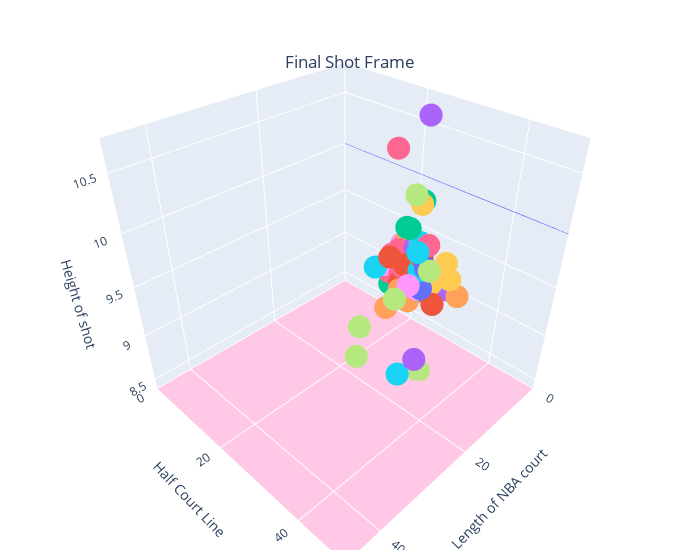

Write notebook code for a chart like this one.
### Code cell
fig = px.scatter_3d(final[0:100], x='x', y='y', z='z',
              color='id')
fig.update_layout(
    scene = dict(
        xaxis = dict(nticks=4, range=[0,94/2],),
                     yaxis = dict(nticks=4, range=[0,50],),
                    zaxis=dict(backgroundcolor="rgb(300, 200, 230)",
                         gridcolor="white",
                         showbackground=True,
                         zerolinecolor="white",),
                     xaxis_title='Length of NBA court',
                    yaxis_title='Half Court Line',
                    zaxis_title='Height of shot'),
    showlegend=False,
    title={
        'text': "Final Shot Frame",
        'y':0.9,
        'x':0.5,
        'xanchor': 'center',
        'yanchor': 'top'},
    width=700,
    margin=dict(r=20, l=10, b=10, t=10))
fig.add_scatter3d(x=np.zeros(50), y=np.linspace(0,50,50), z=np.ones(50)*10, mode='lines', name='Location of hoop',hovertemplate="H") 
fig.show()

### Figure 1 — Plotly figure (JSON) as saved in the notebook; plotly's stock layout.template omitted (floating-point values rounded to 4 significant figures)
{"data": [{"hovertemplate": "id=0021500001_102<br>x=%{x}<br>y=%{y}<br>z=%{z}<extra></extra>", "legendgroup": "0021500001_102", "marker": {"color": "#636efa", "symbol": "circle"}, "mode": "markers", "name": "0021500001_102", "scene": "scene", "showlegend": true, "type": "scatter3d", "x": [5.167], "y": [21.86], "z": [9.371]}, {"hovertemplate": "id=0021500001_105<br>x=%{x}<br>y=%{y}<br>z=%{z}<extra></extra>", "legendgroup": "0021500001_105", "marker": {"color": "#EF553B", "symbol": "circle"}, "mode": "markers", "name": "0021500001_105", "scene": "scene", "showlegend": true, "type": "scatter3d", "x": [4.79], "y": [25.23], "z": [9.262]}, {"hovertemplate": "id=0021500001_106<br>x=%{x}<br>y=%{y}<br>z=%{z}<extra></extra>", "legendgroup": "0021500001_106", "marker": {"color": "#00cc96", "symbol": "circle"}, "mode": "markers", "name": "0021500001_106", "scene": "scene", "showlegend": true, "type": "scatter3d", "x": [9.125], "y": [25.8], "z": [9.759]}, {"hovertemplate": "id=0021500001_110<br>x=%{x}<br>y=%{y}<br>z=%{z}<extra></extra>", "legendgroup": "0021500001_110", "marker": {"color": "#ab63fa", "symbol": "circle"}, "mode": "markers", "name": "0021500001_110", "scene": "scene", "showlegend": true, "type": "scatter3d", "x": [7.082], "y": [24.0], "z": [9.012]}, {"hovertemplate": "id=0021500001_114<br>x=%{x}<br>y=%{y}<br>z=%{z}<extra></extra>", "legendgroup": "0021500001_114", "marker": {"color": "#FFA15A", "symbol": "circle"}, "mode": "markers", "name": "0021500001_114", "scene": "scene", "showlegend": true, "type": "scatter3d", "x": [4.935], "y": [24.56], "z": [9.389]}, {"hovertemplate": "id=0021500001_125<br>x=%{x}<br>y=%{y}<br>z=%{z}<extra></extra>", "legendgroup": "0021500001_125", "marker": {"color": "#19d3f3", "symbol": "circle"}, "mode": "markers", "name": "0021500001_125", "scene": "scene", "showlegend": true, "type": "scatter3d", "x": [8.29], "y": [27.19], "z": [9.531]}, {"hovertemplate": "id=0021500001_132<br>x=%{x}<br>y=%{y}<br>z=%{z}<extra></extra>", "legendgroup": "0021500001_132", "marker": {"color": "#FF6692", "symbol": "circle"}, "mode": "markers", "name": "0021500001_132", "scene": "scene", "showlegend": true, "type": "scatter3d", "x": [6.186], "y": [27.8], "z": [9.569]}, {"hovertemplate": "id=0021500001_139<br>x=%{x}<br>y=%{y}<br>z=%{z}<extra></extra>", "legendgroup": "0021500001_139", "marker": {"color": "#B6E880", "symbol": "circle"}, "mode": "markers", "name": "0021500001_139", "scene": "scene", "showlegend": true, "type": "scatter3d", "x": [4.668], "y": [25.34], "z": [9.015]}, {"hovertemplate": "id=0021500001_148<br>x=%{x}<br>y=%{y}<br>z=%{z}<extra></extra>", "legendgroup": "0021500001_148", "marker": {"color": "#FF97FF", "symbol": "circle"}, "mode": "markers", "name": "0021500001_148", "scene": "scene", "showlegend": true, "type": "scatter3d", "x": [4.96], "y": [24.71], "z": [9.243]}, {"hovertemplate": "id=0021500001_155<br>x=%{x}<br>y=%{y}<br>z=%{z}<extra></extra>", "legendgroup": "0021500001_155", "marker": {"color": "#FECB52", "symbol": "circle"}, "mode": "markers", "name": "0021500001_155", "scene": "scene", "showlegend": true, "type": "scatter3d", "x": [5.414], "y": [25.41], "z": [9.246]}, {"hovertemplate": "id=0021500001_158<br>x=%{x}<br>y=%{y}<br>z=%{z}<extra></extra>", "legendgroup": "0021500001_158", "marker": {"color": "#636efa", "symbol": "circle"}, "mode": "markers", "name": "0021500001_158", "scene": "scene", "showlegend": true, "type": "scatter3d", "x": [5.507], "y": [24.1], "z": [9.014]}, {"hovertemplate": "id=0021500001_159<br>x=%{x}<br>y=%{y}<br>z=%{z}<extra></extra>", "legendgroup": "0021500001_159", "marker": {"color": "#EF553B", "symbol": "circle"}, "mode": "markers", "name": "0021500001_159", "scene": "scene", "showlegend": true, "type": "scatter3d", "x": [10.88], "y": [23.02], "z": [9.454]}, {"hovertemplate": "id=0021500001_161<br>x=%{x}<br>y=%{y}<br>z=%{z}<extra></extra>", "legendgroup": "0021500001_161", "marker": {"color": "#00cc96", "symbol": "circle"}, "mode": "markers", "name": "0021500001_161", "scene": "scene", "showlegend": true, "type": "scatter3d", "x": [7.733], "y": [25.37], "z": [9.155]}, {"hovertemplate": "id=0021500001_166<br>x=%{x}<br>y=%{y}<br>z=%{z}<extra></extra>", "legendgroup": "0021500001_166", "marker": {"color": "#ab63fa", "symbol": "circle"}, "mode": "markers", "name": "0021500001_166", "scene": "scene", "showlegend": true, "type": "scatter3d", "x": [3.876], "y": [30.62], "z": [9.107]}, {"hovertemplate": "id=0021500001_168<br>x=%{x}<br>y=%{y}<br>z=%{z}<extra></extra>", "legendgroup": "0021500001_168", "marker": {"color": "#FFA15A", "symbol": "circle"}, "mode": "markers", "name": "0021500001_168", "scene": "scene", "showlegend": true, "type": "scatter3d", "x": [4.971], "y": [24.5], "z": [9.029]}, {"hovertemplate": "id=0021500001_170<br>x=%{x}<br>y=%{y}<br>z=%{z}<extra></extra>", "legendgroup": "0021500001_170", "marker": {"color": "#19d3f3", "symbol": "circle"}, "mode": "markers", "name": "0021500001_170", "scene": "scene", "showlegend": true, "type": "scatter3d", "x": [5.207], "y": [25.13], "z": [9.519]}, {"hovertemplate": "id=0021500001_173<br>x=%{x}<br>y=%{y}<br>z=%{z}<extra></extra>", "legendgroup": "0021500001_173", "marker": {"color": "#FF6692", "symbol": "circle"}, "mode": "markers", "name": "0021500001_173", "scene": "scene", "showlegend": true, "type": "scatter3d", "x": [7.813], "y": [22.28], "z": [9.444]}, {"hovertemplate": "id=0021500001_181<br>x=%{x}<br>y=%{y}<br>z=%{z}<extra></extra>", "legendgroup": "0021500001_181", "marker": {"color": "#B6E880", "symbol": "circle"}, "mode": "markers", "name": "0021500001_181", "scene": "scene", "showlegend": true, "type": "scatter3d", "x": [7.535], "y": [29.48], "z": [9.373]}, {"hovertemplate": "id=0021500001_184<br>x=%{x}<br>y=%{y}<br>z=%{z}<extra></extra>", "legendgroup": "0021500001_184", "marker": {"color": "#FF97FF", "symbol": "circle"}, "mode": "markers", "name": "0021500001_184", "scene": "scene", "showlegend": true, "type": "scatter3d", "x": [5.286], "y": [24.91], "z": [9.037]}, {"hovertemplate": "id=0021500001_20<br>x=%{x}<br>y=%{y}<br>z=%{z}<extra></extra>", "legendgroup": "0021500001_20", "marker": {"color": "#FECB52", "symbol": "circle"}, "mode": "markers", "name": "0021500001_20", "scene": "scene", "showlegend": true, "type": "scatter3d", "x": [5.841], "y": [26.08], "z": [9.14]}, {"hovertemplate": "id=0021500001_202<br>x=%{x}<br>y=%{y}<br>z=%{z}<extra></extra>", "legendgroup": "0021500001_202", "marker": {"color": "#636efa", "symbol": "circle"}, "mode": "markers", "name": "0021500001_202", "scene": "scene", "showlegend": true, "type": "scatter3d", "x": [8.363], "y": [28.48], "z": [9.184]}, {"hovertemplate": "id=0021500001_205<br>x=%{x}<br>y=%{y}<br>z=%{z}<extra></extra>", "legendgroup": "0021500001_205", "marker": {"color": "#EF553B", "symbol": "circle"}, "mode": "markers", "name": "0021500001_205", "scene": "scene", "showlegend": true, "type": "scatter3d", "x": [8.176], "y": [23.3], "z": [9.12]}, {"hovertemplate": "id=0021500001_218<br>x=%{x}<br>y=%{y}<br>z=%{z}<extra></extra>", "legendgroup": "0021500001_218", "marker": {"color": "#00cc96", "symbol": "circle"}, "mode": "markers", "name": "0021500001_218", "scene": "scene", "showlegend": true, "type": "scatter3d", "x": [6.166], "y": [22.49], "z": [9.641]}, {"hovertemplate": "id=0021500001_229<br>x=%{x}<br>y=%{y}<br>z=%{z}<extra></extra>", "legendgroup": "0021500001_229", "marker": {"color": "#ab63fa", "symbol": "circle"}, "mode": "markers", "name": "0021500001_229", "scene": "scene", "showlegend": true, "type": "scatter3d", "x": [5.044], "y": [25.31], "z": [9.187]}, {"hovertemplate": "id=0021500001_235<br>x=%{x}<br>y=%{y}<br>z=%{z}<extra></extra>", "legendgroup": "0021500001_235", "marker": {"color": "#FFA15A", "symbol": "circle"}, "mode": "markers", "name": "0021500001_235", "scene": "scene", "showlegend": true, "type": "scatter3d", "x": [5.635], "y": [22.12], "z": [9.492]}, {"hovertemplate": "id=0021500001_247<br>x=%{x}<br>y=%{y}<br>z=%{z}<extra></extra>", "legendgroup": "0021500001_247", "marker": {"color": "#19d3f3", "symbol": "circle"}, "mode": "markers", "name": "0021500001_247", "scene": "scene", "showlegend": true, "type": "scatter3d", "x": [4.992], "y": [23.98], "z": [9.038]}, {"hovertemplate": "id=0021500001_256<br>x=%{x}<br>y=%{y}<br>z=%{z}<extra></extra>", "legendgroup": "0021500001_256", "marker": {"color": "#FF6692", "symbol": "circle"}, "mode": "markers", "name": "0021500001_256", "scene": "scene", "showlegend": true, "type": "scatter3d", "x": [5.295], "y": [24.95], "z": [9.043]}, {"hovertemplate": "id=0021500001_259<br>x=%{x}<br>y=%{y}<br>z=%{z}<extra></extra>", "legendgroup": "0021500001_259", "marker": {"color": "#B6E880", "symbol": "circle"}, "mode": "markers", "name": "0021500001_259", "scene": "scene", "showlegend": true, "type": "scatter3d", "x": [18.96], "y": [23.12], "z": [8.569]}, {"hovertemplate": "id=0021500001_261<br>x=%{x}<br>y=%{y}<br>z=%{z}<extra></extra>", "legendgroup": "0021500001_261", "marker": {"color": "#FF97FF", "symbol": "circle"}, "mode": "markers", "name": "0021500001_261", "scene": "scene", "showlegend": true, "type": "scatter3d", "x": [8.148], "y": [26.08], "z": [9.091]}, {"hovertemplate": "id=0021500001_35<br>x=%{x}<br>y=%{y}<br>z=%{z}<extra></extra>", "legendgroup": "0021500001_35", "marker": {"color": "#FECB52", "symbol": "circle"}, "mode": "markers", "name": "0021500001_35", "scene": "scene", "showlegend": true, "type": "scatter3d", "x": [5.277], "y": [25.12], "z": [9.514]}, {"hovertemplate": "id=0021500001_41<br>x=%{x}<br>y=%{y}<br>z=%{z}<extra></extra>", "legendgroup": "0021500001_41", "marker": {"color": "#636efa", "symbol": "circle"}, "mode": "markers", "name": "0021500001_41", "scene": "scene", "showlegend": true, "type": "scatter3d", "x": [5.884], "y": [25.12], "z": [9.093]}, {"hovertemplate": "id=0021500001_56<br>x=%{x}<br>y=%{y}<br>z=%{z}<extra></extra>", "legendgroup": "0021500001_56", "marker": {"color": "#EF553B", "symbol": "circle"}, "mode": "markers", "name": "0021500001_56", "scene": "scene", "showlegend": true, "type": "scatter3d", "x": [6.172], "y": [25.7], "z": [9.11]}, {"hovertemplate": "id=0021500001_77<br>x=%{x}<br>y=%{y}<br>z=%{z}<extra></extra>", "legendgroup": "0021500001_77", "marker": {"color": "#00cc96", "symbol": "circle"}, "mode": "markers", "name": "0021500001_77", "scene": "scene", "showlegend": true, "type": "scatter3d", "x": [5.487], "y": [24.18], "z": [9.334]}, {"hovertemplate": "id=0021500001_83<br>x=%{x}<br>y=%{y}<br>z=%{z}<extra></extra>", "legendgroup": "0021500001_83", "marker": {"color": "#ab63fa", "symbol": "circle"}, "mode": "markers", "name": "0021500001_83", "scene": "scene", "showlegend": true, "type": "scatter3d", "x": [8.611], "y": [25.37], "z": [9.044]}, {"hovertemplate": "id=0021500001_90<br>x=%{x}<br>y=%{y}<br>z=%{z}<extra></extra>", "legendgroup": "0021500001_90", "marker": {"color": "#FFA15A", "symbol": "circle"}, "mode": "markers", "name": "0021500001_90", "scene": "scene", "showlegend": true, "type": "scatter3d", "x": [4.978], "y": [23.02], "z": [9.217]}, {"hovertemplate": "id=0021500001_94<br>x=%{x}<br>y=%{y}<br>z=%{z}<extra></extra>", "legendgroup": "0021500001_94", "marker": {"color": "#19d3f3", "symbol": "circle"}, "mode": "markers", "name": "0021500001_94", "scene": "scene", "showlegend": true, "type": "scatter3d", "x": [4.604], "y": [24.45], "z": [9.15]}, {"hovertemplate": "id=0021500001_98<br>x=%{x}<br>y=%{y}<br>z=%{z}<extra></extra>", "legendgroup": "0021500001_98", "marker": {"color": "#FF6692", "symbol": "circle"}, "mode": "markers", "name": "0021500001_98", "scene": "scene", "showlegend": true, "type": "scatter3d", "x": [7.326], "y": [22.54], "z": [9.166]}, {"hovertemplate": "id=0021500002_103<br>x=%{x}<br>y=%{y}<br>z=%{z}<extra></extra>", "legendgroup": "0021500002_103", "marker": {"color": "#B6E880", "symbol": "circle"}, "mode": "markers", "name": "0021500002_103", "scene": "scene", "showlegend": true, "type": "scatter3d", "x": [20.58], "y": [25.44], "z": [9.026]}, {"hovertemplate": "id=0021500002_112<br>x=%{x}<br>y=%{y}<br>z=%{z}<extra></extra>", "legendgroup": "0021500002_112", "marker": {"color": "#FF97FF", "symbol": "circle"}, "mode": "markers", "name": "0021500002_112", "scene": "scene", "showlegend": true, "type": "scatter3d", "x": [7.463], "y": [18.59], "z": [9.194]}, {"hovertemplate": "id=0021500002_115<br>x=%{x}<br>y=%{y}<br>z=%{z}<extra></extra>", "legendgroup": "0021500002_115", "marker": {"color": "#FECB52", "symbol": "circle"}, "mode": "markers", "name": "0021500002_115", "scene": "scene", "showlegend": true, "type": "scatter3d", "x": [5.618], "y": [24.91], "z": [9.432]}, {"hovertemplate": "id=0021500002_120<br>x=%{x}<br>y=%{y}<br>z=%{z}<extra></extra>", "legendgroup": "0021500002_120", "marker": {"color": "#636efa", "symbol": "circle"}, "mode": "markers", "name": "0021500002_120", "scene": "scene", "showlegend": true, "type": "scatter3d", "x": [5.313], "y": [21.29], "z": [9.261]}, {"hovertemplate": "id=0021500002_126<br>x=%{x}<br>y=%{y}<br>z=%{z}<extra></extra>", "legendgroup": "0021500002_126", "marker": {"color": "#EF553B", "symbol": "circle"}, "mode": "markers", "name": "0021500002_126", "scene": "scene", "showlegend": true, "type": "scatter3d", "x": [5.082], "y": [25.08], "z": [9.051]}, {"hovertemplate": "id=0021500002_129<br>x=%{x}<br>y=%{y}<br>z=%{z}<extra></extra>", "legendgroup": "0021500002_129", "marker": {"color": "#00cc96", "symbol": "circle"}, "mode": "markers", "name": "0021500002_129", "scene": "scene", "showlegend": true, "type": "scatter3d", "x": [7.194], "y": [19.99], "z": [9.006]}, {"hovertemplate": "id=0021500002_139<br>x=%{x}<br>y=%{y}<br>z=%{z}<extra></extra>", "legendgroup": "0021500002_139", "marker": {"color": "#ab63fa", "symbol": "circle"}, "mode": "markers", "name": "0021500002_139", "scene": "scene", "showlegend": true, "type": "scatter3d", "x": [6.079], "y": [25.32], "z": [9.222]}, {"hovertemplate": "id=0021500002_147<br>x=%{x}<br>y=%{y}<br>z=%{z}<extra></extra>", "legendgroup": "0021500002_147", "marker": {"color": "#FFA15A", "symbol": "circle"}, "mode": "markers", "name": "0021500002_147", "scene": "scene", "showlegend": true, "type": "scatter3d", "x": [11.48], "y": [26.15], "z": [9.196]}, {"hovertemplate": "id=0021500002_148<br>x=%{x}<br>y=%{y}<br>z=%{z}<extra></extra>", "legendgroup": "0021500002_148", "marker": {"color": "#19d3f3", "symbol": "circle"}, "mode": "markers", "name": "0021500002_148", "scene": "scene", "showlegend": true, "type": "scatter3d", "x": [11.03], "y": [19.67], "z": [9.276]}, {"hovertemplate": "id=0021500002_150<br>x=%{x}<br>y=%{y}<br>z=%{z}<extra></extra>", "legendgroup": "0021500002_150", "marker": {"color": "#FF6692", "symbol": "circle"}, "mode": "markers", "name": "0021500002_150", "scene": "scene", "showlegend": true, "type": "scatter3d", "x": [5.059], "y": [25.01], "z": [9.043]}, {"hovertemplate": "id=0021500002_153<br>x=%{x}<br>y=%{y}<br>z=%{z}<extra></extra>", "legendgroup": "0021500002_153", "marker": {"color": "#B6E880", "symbol": "circle"}, "mode": "markers", "name": "0021500002_153", "scene": "scene", "showlegend": true, "type": "scatter3d", "x": [6.481], "y": [24.55], "z": [10.0]}, {"hovertemplate": "id=0021500002_171<br>x=%{x}<br>y=%{y}<br>z=%{z}<extra></extra>", "legendgroup": "0021500002_171", "marker": {"color": "#FF97FF", "symbol": "circle"}, "mode": "markers", "name": "0021500002_171", "scene": "scene", "showlegend": true, "type": "scatter3d", "x": [8.738], "y": [27.73], "z": [9.17]}, {"hovertemplate": "id=0021500002_179<br>x=%{x}<br>y=%{y}<br>z=%{z}<extra></extra>", "legendgroup": "0021500002_179", "marker": {"color": "#FECB52", "symbol": "circle"}, "mode": "markers", "name": "0021500002_179", "scene": "scene", "showlegend": true, "type": "scatter3d", "x": [4.062], "y": [30.47], "z": [9.391]}, {"hovertemplate": "id=0021500002_184<br>x=%{x}<br>y=%{y}<br>z=%{z}<extra></extra>", "legendgroup": "0021500002_184", "marker": {"color": "#636efa", "symbol": "circle"}, "mode": "markers", "name": "0021500002_184", "scene": "scene", "showlegend": true, "type": "scatter3d", "x": [5.272], "y": [25.04], "z": [9.36]}, {"hovertemplate": "id=0021500002_193<br>x=%{x}<br>y=%{y}<br>z=%{z}<extra></extra>", "legendgroup": "0021500002_193", "marker": {"color": "#EF553B", "symbol": "circle"}, "mode": "markers", "name": "0021500002_193", "scene": "scene", "showlegend": true, "type": "scatter3d", "x": [8.278], "y": [24.34], "z": [9.341]}, {"hovertemplate": "id=0021500002_199<br>x=%{x}<br>y=%{y}<br>z=%{z}<extra></extra>", "legendgroup": "0021500002_199", "marker": {"color": "#00cc96", "symbol": "circle"}, "mode": "markers", "name": "0021500002_199", "scene": "scene", "showlegend": true, "type": "scatter3d", "x": [5.211], "y": [24.84], "z": [9.004]}, {"hovertemplate": "id=0021500002_208<br>x=%{x}<br>y=%{y}<br>z=%{z}<extra></extra>", "legendgroup": "0021500002_208", "marker": {"color": "#ab63fa", "symbol": "circle"}, "mode": "markers", "name": "0021500002_208", "scene": "scene", "showlegend": true, "type": "scatter3d", "x": [6.126], "y": [26.07], "z": [9.119]}, {"hovertemplate": "id=0021500002_219<br>x=%{x}<br>y=%{y}<br>z=%{z}<extra></extra>", "legendgroup": "0021500002_219", "marker": {"color": "#FFA15A", "symbol": "circle"}, "mode": "markers", "name": "0021500002_219", "scene": "scene", "showlegend": true, "type": "scatter3d", "x": [3.906], "y": [33.48], "z": [9.103]}, {"hovertemplate": "id=0021500002_244<br>x=%{x}<br>y=%{y}<br>z=%{z}<extra></extra>", "legendgroup": "0021500002_244", "marker": {"color": "#19d3f3", "symbol": "circle"}, "mode": "markers", "name": "0021500002_244", "scene": "scene", "showlegend": true, "type": "scatter3d", "x": [7.413], "y": [27.07], "z": [9.318]}, {"hovertemplate": "id=0021500002_254<br>x=%{x}<br>y=%{y}<br>z=%{z}<extra></extra>", "legendgroup": "0021500002_254", "marker": {"color": "#FF6692", "symbol": "circle"}, "mode": "markers", "name": "0021500002_254", "scene": "scene", "showlegend": true, "type": "scatter3d", "x": [5.416], "y": [24.7], "z": [9.2]}, {"hovertemplate": "id=0021500002_257<br>x=%{x}<br>y=%{y}<br>z=%{z}<extra></extra>", "legendgroup": "0021500002_257", "marker": {"color": "#B6E880", "symbol": "circle"}, "mode": "markers", "name": "0021500002_257", "scene": "scene", "showlegend": true, "type": "scatter3d", "x": [4.849], "y": [25.87], "z": [9.129]}, {"hovertemplate": "id=0021500002_28<br>x=%{x}<br>y=%{y}<br>z=%{z}<extra></extra>", "legendgroup": "0021500002_28", "marker": {"color": "#FF97FF", "symbol": "circle"}, "mode": "markers", "name": "0021500002_28", "scene": "scene", "showlegend": true, "type": "scatter3d", "x": [5.387], "y": [20.84], "z": [9.423]}, {"hovertemplate": "id=0021500002_30<br>x=%{x}<br>y=%{y}<br>z=%{z}<extra></extra>", "legendgroup": "0021500002_30", "marker": {"color": "#FECB52", "symbol": "circle"}, "mode": "markers", "name": "0021500002_30", "scene": "scene", "showlegend": true, "type": "scatter3d", "x": [4.688], "y": [32.04], "z": [9.269]}, {"hovertemplate": "id=0021500002_31<br>x=%{x}<br>y=%{y}<br>z=%{z}<extra></extra>", "legendgroup": "0021500002_31", "marker": {"color": "#636efa", "symbol": "circle"}, "mode": "markers", "name": "0021500002_31", "scene": "scene", "showlegend": true, "type": "scatter3d", "x": [5.314], "y": [25.04], "z": [9.337]}, {"hovertemplate": "id=0021500002_32<br>x=%{x}<br>y=%{y}<br>z=%{z}<extra></extra>", "legendgroup": "0021500002_32", "marker": {"color": "#EF553B", "symbol": "circle"}, "mode": "markers", "name": "0021500002_32", "scene": "scene", "showlegend": true, "type": "scatter3d", "x": [5.063], "y": [24.65], "z": [9.286]}, {"hovertemplate": "id=0021500002_33<br>x=%{x}<br>y=%{y}<br>z=%{z}<extra></extra>", "legendgroup": "0021500002_33", "marker": {"color": "#00cc96", "symbol": "circle"}, "mode": "markers", "name": "0021500002_33", "scene": "scene", "showlegend": true, "type": "scatter3d", "x": [6.427], "y": [25.26], "z": [9.023]}, {"hovertemplate": "id=0021500002_36<br>x=%{x}<br>y=%{y}<br>z=%{z}<extra></extra>", "legendgroup": "0021500002_36", "marker": {"color": "#ab63fa", "symbol": "circle"}, "mode": "markers", "name": "0021500002_36", "scene": "scene", "showlegend": true, "type": "scatter3d", "x": [15.11], "y": [33.68], "z": [8.729]}, {"hovertemplate": "id=0021500002_37<br>x=%{x}<br>y=%{y}<br>z=%{z}<extra></extra>", "legendgroup": "0021500002_37", "marker": {"color": "#FFA15A", "symbol": "circle"}, "mode": "markers", "name": "0021500002_37", "scene": "scene", "showlegend": true, "type": "scatter3d", "x": [14.48], "y": [25.84], "z": [9.075]}, {"hovertemplate": "id=0021500002_53<br>x=%{x}<br>y=%{y}<br>z=%{z}<extra></extra>", "legendgroup": "0021500002_53", "marker": {"color": "#19d3f3", "symbol": "circle"}, "mode": "markers", "name": "0021500002_53", "scene": "scene", "showlegend": true, "type": "scatter3d", "x": [5.443], "y": [26.93], "z": [9.075]}, {"hovertemplate": "id=0021500002_55<br>x=%{x}<br>y=%{y}<br>z=%{z}<extra></extra>", "legendgroup": "0021500002_55", "marker": {"color": "#FF6692", "symbol": "circle"}, "mode": "markers", "name": "0021500002_55", "scene": "scene", "showlegend": true, "type": "scatter3d", "x": [5.33], "y": [18.5], "z": [9.256]}, {"hovertemplate": "id=0021500002_73<br>x=%{x}<br>y=%{y}<br>z=%{z}<extra></extra>", "legendgroup": "0021500002_73", "marker": {"color": "#B6E880", "symbol": "circle"}, "mode": "markers", "name": "0021500002_73", "scene": "scene", "showlegend": true, "type": "scatter3d", "x": [12.06], "y": [32.52], "z": [8.455]}, {"hovertemplate": "id=0021500002_84<br>x=%{x}<br>y=%{y}<br>z=%{z}<extra></extra>", "legendgroup": "0021500002_84", "marker": {"color": "#FF97FF", "symbol": "circle"}, "mode": "markers", "name": "0021500002_84", "scene": "scene", "showlegend": true, "type": "scatter3d", "x": [10.38], "y": [27.23], "z": [9.238]}, {"hovertemplate": "id=0021500002_88<br>x=%{x}<br>y=%{y}<br>z=%{z}<extra></extra>", "legendgroup": "0021500002_88", "marker": {"color": "#FECB52", "symbol": "circle"}, "mode": "markers", "name": "0021500002_88", "scene": "scene", "showlegend": true, "type": "scatter3d", "x": [5.758], "y": [25.37], "z": [9.913]}, {"hovertemplate": "id=0021500003_108<br>x=%{x}<br>y=%{y}<br>z=%{z}<extra></extra>", "legendgroup": "0021500003_108", "marker": {"color": "#636efa", "symbol": "circle"}, "mode": "markers", "name": "0021500003_108", "scene": "scene", "showlegend": true, "type": "scatter3d", "x": [6.589], "y": [25.76], "z": [9.034]}, {"hovertemplate": "id=0021500003_11<br>x=%{x}<br>y=%{y}<br>z=%{z}<extra></extra>", "legendgroup": "0021500003_11", "marker": {"color": "#EF553B", "symbol": "circle"}, "mode": "markers", "name": "0021500003_11", "scene": "scene", "showlegend": true, "type": "scatter3d", "x": [8.145], "y": [23.65], "z": [9.154]}, {"hovertemplate": "id=0021500003_111<br>x=%{x}<br>y=%{y}<br>z=%{z}<extra></extra>", "legendgroup": "0021500003_111", "marker": {"color": "#00cc96", "symbol": "circle"}, "mode": "markers", "name": "0021500003_111", "scene": "scene", "showlegend": true, "type": "scatter3d", "x": [4.977], "y": [25.16], "z": [9.928]}, {"hovertemplate": "id=0021500003_114<br>x=%{x}<br>y=%{y}<br>z=%{z}<extra></extra>", "legendgroup": "0021500003_114", "marker": {"color": "#ab63fa", "symbol": "circle"}, "mode": "markers", "name": "0021500003_114", "scene": "scene", "showlegend": true, "type": "scatter3d", "x": [6.027], "y": [24.61], "z": [9.483]}, {"hovertemplate": "id=0021500003_117<br>x=%{x}<br>y=%{y}<br>z=%{z}<extra></extra>", "legendgroup": "0021500003_117", "marker": {"color": "#FFA15A", "symbol": "circle"}, "mode": "markers", "name": "0021500003_117", "scene": "scene", "showlegend": true, "type": "scatter3d", "x": [9.716], "y": [26.77], "z": [9.043]}, {"hovertemplate": "id=0021500003_126<br>x=%{x}<br>y=%{y}<br>z=%{z}<extra></extra>", "legendgroup": "0021500003_126", "marker": {"color": "#19d3f3", "symbol": "circle"}, "mode": "markers", "name": "0021500003_126", "scene": "scene", "showlegend": true, "type": "scatter3d", "x": [9.308], "y": [25.41], "z": [9.052]}, {"hovertemplate": "id=0021500003_127<br>x=%{x}<br>y=%{y}<br>z=%{z}<extra></extra>", "legendgroup": "0021500003_127", "marker": {"color": "#FF6692", "symbol": "circle"}, "mode": "markers", "name": "0021500003_127", "scene": "scene", "showlegend": true, "type": "scatter3d", "x": [7.913], "y": [23.48], "z": [9.288]}, {"hovertemplate": "id=0021500003_128<br>x=%{x}<br>y=%{y}<br>z=%{z}<extra></extra>", "legendgroup": "0021500003_128", "marker": {"color": "#B6E880", "symbol": "circle"}, "mode": "markers", "name": "0021500003_128", "scene": "scene", "showlegend": true, "type": "scatter3d", "x": [6.024], "y": [22.76], "z": [9.375]}, {"hovertemplate": "id=0021500003_130<br>x=%{x}<br>y=%{y}<br>z=%{z}<extra></extra>", "legendgroup": "0021500003_130", "marker": {"color": "#FF97FF", "symbol": "circle"}, "mode": "markers", "name": "0021500003_130", "scene": "scene", "showlegend": true, "type": "scatter3d", "x": [5.222], "y": [23.97], "z": [9.036]}, {"hovertemplate": "id=0021500003_131<br>x=%{x}<br>y=%{y}<br>z=%{z}<extra></extra>", "legendgroup": "0021500003_131", "marker": {"color": "#FECB52", "symbol": "circle"}, "mode": "markers", "name": "0021500003_131", "scene": "scene", "showlegend": true, "type": "scatter3d", "x": [5.844], "y": [28.78], "z": [9.178]}, {"hovertemplate": "id=0021500003_14<br>x=%{x}<br>y=%{y}<br>z=%{z}<extra></extra>", "legendgroup": "0021500003_14", "marker": {"color": "#636efa", "symbol": "circle"}, "mode": "markers", "name": "0021500003_14", "scene": "scene", "showlegend": true, "type": "scatter3d", "x": [5.631], "y": [24.73], "z": [9.176]}, {"hovertemplate": "id=0021500003_142<br>x=%{x}<br>y=%{y}<br>z=%{z}<extra></extra>", "legendgroup": "0021500003_142", "marker": {"color": "#EF553B", "symbol": "circle"}, "mode": "markers", "name": "0021500003_142", "scene": "scene", "showlegend": true, "type": "scatter3d", "x": [6.247], "y": [26.59], "z": [9.415]}, {"hovertemplate": "id=0021500003_152<br>x=%{x}<br>y=%{y}<br>z=%{z}<extra></extra>", "legendgroup": "0021500003_152", "marker": {"color": "#00cc96", "symbol": "circle"}, "mode": "markers", "name": "0021500003_152", "scene": "scene", "showlegend": true, "type": "scatter3d", "x": [6.15], "y": [25.48], "z": [9.304]}, {"hovertemplate": "id=0021500003_168<br>x=%{x}<br>y=%{y}<br>z=%{z}<extra></extra>", "legendgroup": "0021500003_168", "marker": {"color": "#ab63fa", "symbol": "circle"}, "mode": "markers", "name": "0021500003_168", "scene": "scene", "showlegend": true, "type": "scatter3d", "x": [5.732], "y": [25.66], "z": [10.69]}, {"hovertemplate": "id=0021500003_17<br>x=%{x}<br>y=%{y}<br>z=%{z}<extra></extra>", "legendgroup": "0021500003_17", "marker": {"color": "#FFA15A", "symbol": "circle"}, "mode": "markers", "name": "0021500003_17", "scene": "scene", "showlegend": true, "type": "scatter3d", "x": [5.612], "y": [24.78], "z": [9.261]}, {"hovertemplate": "id=0021500003_173<br>x=%{x}<br>y=%{y}<br>z=%{z}<extra></extra>", "legendgroup": "0021500003_173", "marker": {"color": "#19d3f3", "symbol": "circle"}, "mode": "markers", "name": "0021500003_173", "scene": "scene", "showlegend": true, "type": "scatter3d", "x": [5.163], "y": [24.66], "z": [9.043]}, {"hovertemplate": "id=0021500003_185<br>x=%{x}<br>y=%{y}<br>z=%{z}<extra></extra>", "legendgroup": "0021500003_185", "marker": {"color": "#FF6692", "symbol": "circle"}, "mode": "markers", "name": "0021500003_185", "scene": "scene", "showlegend": true, "type": "scatter3d", "x": [7.294], "y": [19.77], "z": [9.137]}, {"hovertemplate": "id=0021500003_194<br>x=%{x}<br>y=%{y}<br>z=%{z}<extra></extra>", "legendgroup": "0021500003_194", "marker": {"color": "#B6E880", "symbol": "circle"}, "mode": "markers", "name": "0021500003_194", "scene": "scene", "showlegend": true, "type": "scatter3d", "x": [3.504], "y": [19.73], "z": [9.167]}, {"hovertemplate": "id=0021500003_197<br>x=%{x}<br>y=%{y}<br>z=%{z}<extra></extra>", "legendgroup": "0021500003_197", "marker": {"color": "#FF97FF", "symbol": "circle"}, "mode": "markers", "name": "0021500003_197", "scene": "scene", "showlegend": true, "type": "scatter3d", "x": [4.599], "y": [24.98], "z": [9.174]}, {"hovertemplate": "id=0021500003_206<br>x=%{x}<br>y=%{y}<br>z=%{z}<extra></extra>", "legendgroup": "0021500003_206", "marker": {"color": "#FECB52", "symbol": "circle"}, "mode": "markers", "name": "0021500003_206", "scene": "scene", "showlegend": true, "type": "scatter3d", "x": [5.708], "y": [24.25], "z": [9.064]}, {"hovertemplate": "id=0021500003_21<br>x=%{x}<br>y=%{y}<br>z=%{z}<extra></extra>", "legendgroup": "0021500003_21", "marker": {"color": "#636efa", "symbol": "circle"}, "mode": "markers", "name": "0021500003_21", "scene": "scene", "showlegend": true, "type": "scatter3d", "x": [7.492], "y": [28.57], "z": [9.382]}, {"hovertemplate": "id=0021500003_22<br>x=%{x}<br>y=%{y}<br>z=%{z}<extra></extra>", "legendgroup": "0021500003_22", "marker": {"color": "#EF553B", "symbol": "circle"}, "mode": "markers", "name": "0021500003_22", "scene": "scene", "showlegend": true, "type": "scatter3d", "x": [7.454], "y": [30.71], "z": [9.042]}, {"hovertemplate": "id=0021500003_231<br>x=%{x}<br>y=%{y}<br>z=%{z}<extra></extra>", "legendgroup": "0021500003_231", "marker": {"color": "#00cc96", "symbol": "circle"}, "mode": "markers", "name": "0021500003_231", "scene": "scene", "showlegend": true, "type": "scatter3d", "x": [6.005], "y": [23.52], "z": [9.252]}, {"hovertemplate": "id=0021500003_242<br>x=%{x}<br>y=%{y}<br>z=%{z}<extra></extra>", "legendgroup": "0021500003_242", "marker": {"color": "#ab63fa", "symbol": "circle"}, "mode": "markers", "name": "0021500003_242", "scene": "scene", "showlegend": true, "type": "scatter3d", "x": [5.047], "y": [25.61], "z": [9.449]}, {"hovertemplate": "id=0021500003_247<br>x=%{x}<br>y=%{y}<br>z=%{z}<extra></extra>", "legendgroup": "0021500003_247", "marker": {"color": "#FFA15A", "symbol": "circle"}, "mode": "markers", "name": "0021500003_247", "scene": "scene", "showlegend": true, "type": "scatter3d", "x": [5.735], "y": [20.79], "z": [9.358]}, {"hovertemplate": "id=0021500003_249<br>x=%{x}<br>y=%{y}<br>z=%{z}<extra></extra>", "legendgroup": "0021500003_249", "marker": {"color": "#19d3f3", "symbol": "circle"}, "mode": "markers", "name": "0021500003_249", "scene": "scene", "showlegend": true, "type": "scatter3d", "x": [16.42], "y": [31.13], "z": [8.518]}, {"hovertemplate": "id=0021500003_253<br>x=%{x}<br>y=%{y}<br>z=%{z}<extra></extra>", "legendgroup": "0021500003_253", "marker": {"color": "#FF6692", "symbol": "circle"}, "mode": "markers", "name": "0021500003_253", "scene": "scene", "showlegend": true, "type": "scatter3d", "x": [6.851], "y": [20.19], "z": [10.36]}, {"hovertemplate": "id=0021500003_281<br>x=%{x}<br>y=%{y}<br>z=%{z}<extra></extra>", "legendgroup": "0021500003_281", "marker": {"color": "#B6E880", "symbol": "circle"}, "mode": "markers", "name": "0021500003_281", "scene": "scene", "showlegend": true, "type": "scatter3d", "x": [13.42], "y": [26.85], "z": [9.163]}, {"hovertemplate": "id=0021500003_288<br>x=%{x}<br>y=%{y}<br>z=%{z}<extra></extra>", "legendgroup": "0021500003_288", "marker": {"color": "#FF97FF", "symbol": "circle"}, "mode": "markers", "name": "0021500003_288", "scene": "scene", "showlegend": true, "type": "scatter3d", "x": [5.846], "y": [24.74], "z": [9.075]}, {"hovertemplate": "id=0021500003_33<br>x=%{x}<br>y=%{y}<br>z=%{z}<extra></extra>", "legendgroup": "0021500003_33", "marker": {"color": "#FECB52", "symbol": "circle"}, "mode": "markers", "name": "0021500003_33", "scene": "scene", "showlegend": true, "type": "scatter3d", "x": [4.902], "y": [24.9], "z": [9.146]}, {"hovertemplate": "H", "mode": "lines", "name": "Location of hoop", "type": "scatter3d", "x": [0, 0, 0, 0, 0, 0, 0, 0, 0, 0, 0, 0, 0, 0, 0, 0, 0, 0, 0, 0, 0, 0, 0, 0, 0, 0, 0, 0, 0, 0, 0, 0, 0, 0, 0, 0, 0, 0, 0, 0, 0, 0, 0, 0, 0, 0, 0, 0, 0, 0], "y": [0, 1.02, 2.041, 3.061, 4.082, 5.102, 6.122, 7.143, 8.163, 9.184, 10.2, 11.22, 12.24, 13.27, 14.29, 15.31, 16.33, 17.35, 18.37, 19.39, 20.41, 21.43, 22.45, 23.47, 24.49, 25.51, 26.53, 27.55, 28.57, 29.59, 30.61, 31.63, 32.65, 33.67, 34.69, 35.71, 36.73, 37.76, 38.78, 39.8, 40.82, 41.84, 42.86, 43.88, 44.9, 45.92, 46.94, 47.96, 48.98, 50], "z": [10, 10, 10, 10, 10, 10, 10, 10, 10, 10, 10, 10, 10, 10, 10, 10, 10, 10, 10, 10, 10, 10, 10, 10, 10, 10, 10, 10, 10, 10, 10, 10, 10, 10, 10, 10, 10, 10, 10, 10, 10, 10, 10, 10, 10, 10, 10, 10, 10, 10]}], "layout": {"legend": {"title": {"text": "id"}, "tracegroupgap": 0}, "margin": {"b": 10, "l": 10, "r": 20, "t": 10}, "scene": {"domain": {"x": [0, 1], "y": [0, 1]}, "xaxis": {"nticks": 4, "range": [0, 47], "title": {"text": "Length of NBA court"}}, "yaxis": {"nticks": 4, "range": [0, 50], "title": {"text": "Half Court Line"}}, "zaxis": {"backgroundcolor": "rgb(300, 200, 230)", "gridcolor": "white", "showbackground": true, "title": {"text": "Height of shot"}, "zerolinecolor": "white"}}, "showlegend": false, "title": {"text": "Final Shot Frame", "x": 0.5, "xanchor": "center", "y": 0.9, "yanchor": "top"}, "width": 700}}
